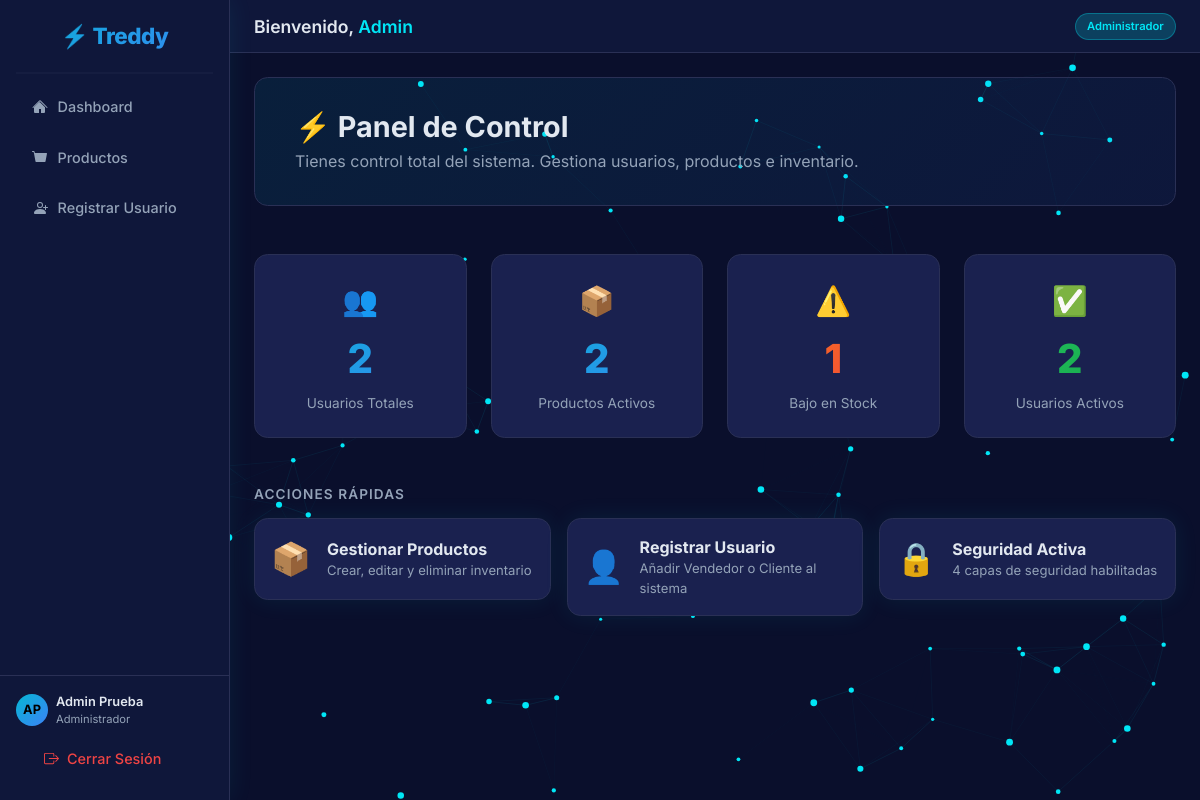
The page /usuarios/dashboard/ (signed in) on the database its author committed.
### usuarios/models.py (models this page shows, shortened)
class Usuario(AbstractUser):
    ROLES = (
        ('Administrador', 'Administrador'),
        ('Vendedor', 'Vendedor'),
        ('Cliente', 'Cliente'),
    )
    ESTADOS = (
        ('Activo', 'Activo'),
        ('Inactivo', 'Inactivo'),
        ('Pendiente', 'Pendiente'),
    )
    email = models.EmailField(unique=True, max_length=150)
    telefono = models.CharField(
        max_length=20,
        blank=True,
        null=True,
        validators=[RegexValidator(r'^\+?1?\d{9,15}$', 'El número de teléfono debe ingresarse en el formato: "+999999999". Hasta 15 dígitos permitidos.')]
    )
    tipo_usuario = models.CharField(max_length=20, choices=ROLES, default='Cliente')
    estado = models.CharField(max_length=20, choices=ESTADOS, default='Pendiente')
    USERNAME_FIELD = 'email'
    REQUIRED_FIELDS = ['username', 'first_name', 'last_name']

### usuarios/views.py (the view, shortened to what this page needs)
# urls.py: path('dashboard/', views.dashboard_view,            name='dashboard'),
@login_required
def dashboard_view(request):
    import json
    from django.db.models import Count
    from productos.models import Producto
    from .models import Usuario
    user = request.user
    is_ajax = request.headers.get('X-Requested-With') == 'XMLHttpRequest'
    context = {'user': user}
    if user.tipo_usuario == 'Administrador':
        full_tpl    = 'usuarios/dashboards/admin.html'
        partial_tpl = 'usuarios/dashboards/partials/admin.html'
        roles_qs = Usuario.objects.values('tipo_usuario').annotate(count=Count('tipo_usuario'))
        roles_labels = [item['tipo_usuario'] for item in roles_qs]
        roles_data = [item['count'] for item in roles_qs]
        estados_qs = Producto.objects.values('estado').annotate(count=Count('estado'))
        estados_labels = [item['estado'] for item in estados_qs]
        estados_data = [item['count'] for item in estados_qs]
        context.update({
            'total_usuarios':       Usuario.objects.count(),
            'usuarios_activos':     Usuario.objects.filter(estado='Activo').count(),
            'total_productos':      Producto.objects.filter(estado='activo').count(),
            'productos_bajo_stock': Producto.objects.filter(stock__lt=5).count(),
            'chart_roles_labels':   json.dumps(roles_labels),
            'chart_roles_data':     json.dumps(roles_data),
            'chart_estados_labels': json.dumps(estados_labels),
            'chart_estados_data':   json.dumps(estados_data),
        })
    template = partial_tpl if is_ajax else full_tpl
    return render(request, template, context)

### templates/usuarios/dashboards/admin.html (shortened to what this page needs)
{% extends 'base.html' %}
{% block content %}
<div class="mb-5" style="
    background: linear-gradient(135deg, rgba(0,230,246,0.08) 0%, rgba(59,130,246,0.08) 100%);
    border: 1px solid var(--treddy-border);
    border-radius: var(--treddy-radius);
    padding: 2rem 2.5rem;">
    <h2 class="fw-bold mb-1" style="font-size:1.8rem;">
        ⚡ Panel de Control
    </h2>
    <p style="color:var(--treddy-muted);margin-bottom:0;">
        Tienes control total del sistema. Gestiona usuarios, productos e inventario.
    </p>
</div>
<div class="row g-4 mb-5">
    <div class="col-6 col-lg-3">
        <div class="stat-card">
            <div style="font-size:1.8rem;margin-bottom:0.4rem;">👥</div>
            <div class="stat-value">{{ total_usuarios|default:"—" }}</div>
            <div class="stat-label">Usuarios Totales</div>
        </div>
    </div>
    <div class="col-6 col-lg-3">
        <div class="stat-card">
            <div style="font-size:1.8rem;margin-bottom:0.4rem;">📦</div>
            <div class="stat-value">{{ total_productos|default:"—" }}</div>
            <div class="stat-label">Productos Activos</div>
        </div>
    </div>
    <div class="col-6 col-lg-3">
        <div class="stat-card">
            <div style="font-size:1.8rem;margin-bottom:0.4rem;">⚠️</div>
            <div class="stat-value" style="background:linear-gradient(135deg,#f97316,#ef4444);-webkit-background-clip:text;-webkit-text-fill-color:transparent;">{{ productos_bajo_stock|default:"—" }}</div>
            <div class="stat-label">Bajo en Stock</div>
        </div>
    </div>
    <div class="col-6 col-lg-3">
        <div class="stat-card">
            <div style="font-size:1.8rem;margin-bottom:0.4rem;">✅</div>
            <div class="stat-value" style="background:linear-gradient(135deg,#22c55e,#16a34a);-webkit-background-clip:text;-webkit-text-fill-color:transparent;">{{ usuarios_activos|default:"—" }}</div>
            <div class="stat-label">Usuarios Activos</div>
        </div>
    </div>
</div>
<h5 class="fw-semibold mb-3" style="color:var(--treddy-muted);font-size:0.85rem;text-transform:uppercase;letter-spacing:0.08em;">
    Acciones Rápidas
</h5>
<div class="row g-3">
    <div class="col-md-4">
        <div class="card p-3" style="cursor:pointer;" onclick="loadSPA('{% url 'productos_list' %}')">
            <div class="d-flex align-items-center gap-3">
                <div style="font-size:2rem;">📦</div>
                <div>
                    <div class="fw-bold">Gestionar Productos</div>
                    <div style="color:var(--treddy-muted);font-size:0.82rem;">Crear, editar y eliminar inventario</div>
                </div>
            </div>
        </div>
    </div>
    <div class="col-md-4">
        <div class="card p-3" style="cursor:pointer;" onclick="loadSPA('{% url 'registro' %}')">
            <div class="d-flex align-items-center gap-3">
                <div style="font-size:2rem;">👤</div>
                <div>
                    <div class="fw-bold">Registrar Usuario</div>
                    <div style="color:var(--treddy-muted);font-size:0.82rem;">Añadir Vendedor o Cliente al sistema</div>
                </div>
            </div>
        </div>
    </div>
    <div class="col-md-4">
        <div class="card p-3">
            <div class="d-flex align-items-center gap-3">
                <div style="font-size:2rem;">🔒</div>
                <div>
                    <div class="fw-bold">Seguridad Activa</div>
                    <div style="color:var(--treddy-muted);font-size:0.82rem;">4 capas de seguridad habilitadas</div>
                </div>
            </div>
        </div>
    </div>
</div>
{% endblock %}

### templates/base.html (shortened to what this page needs)
<!DOCTYPE html>
<html lang="es-co">
<head>
    {% load static %}
    <link rel="stylesheet" href="{% static 'css/bootstrap.min.css' %}">
    <link rel="stylesheet" href="{% static 'css/vendor/sweetalert2.min.css' %}">
    <link rel="stylesheet" href="{% static 'css/vendor/nprogress.min.css' %}">
    <link rel="stylesheet" href="{% static 'css/custom.css' %}">
</head>
<body>
<div class="d-flex" style="min-height:100vh;">
    <nav class="sidebar d-flex flex-column" style="width:230px; min-width:230px; min-height:100vh; position:sticky; top:0;">
        <a class="sidebar-brand" href="{% url 'dashboard' %}">⚡ Treddy</a>
        <hr class="border-bottom mx-3 my-0">
        <ul class="nav flex-column flex-grow-1 mt-2 px-1">
            <li class="nav-item">
                <a class="nav-link spa-link" href="#" data-url="{% url 'dashboard' %}">
                    <svg width="16" height="16" fill="currentColor" viewBox="0 0 16 16"><path d="M8 3.293l5 5V13a1 1 0 0 1-1 1H9v-4H7v4H3a1 1 0 0 1-1-1V8.293l5-5z"/><path d="M7.293 1.5a1 1 0 0 1 1.414 0l6.647 6.646a.5.5 0 0 1-.708.708L8 2.207 1.354 8.854a.5.5 0 1 1-.708-.708L7.293 1.5z"/></svg>
                    Dashboard
                </a>
            </li>
            <li class="nav-item">
                <a class="nav-link spa-link" href="#" data-url="{% url 'productos_list' %}">
                    <svg width="16" height="16" fill="currentColor" viewBox="0 0 16 16"><path d="M0 1.5A.5.5 0 0 1 .5 1H2a.5.5 0 0 1 .485.379L2.89 3H14.5a.5.5 0 0 1 .491.592l-1.5 8A.5.5 0 0 1 13 12H4a.5.5 0 0 1-.491-.408L2.01 3.607 1.61 2H.5a.5.5 0 0 1-.5-.5z"/></svg>
                    Productos
                </a>
            </li>
            {% if user.tipo_usuario == 'Administrador' %}
            <li class="nav-item">
                <a class="nav-link spa-link" href="#" data-url="{% url 'registro' %}">
                    <svg width="16" height="16" fill="currentColor" viewBox="0 0 16 16"><path d="M8 8a3 3 0 1 0 0-6 3 3 0 0 0 0 6m2-3a2 2 0 1 1-4 0 2 2 0 0 1 4 0m4 8c0 1-1 1-1 1H3s-1 0-1-1 1-4 6-4 6 3 6 4"/><path d="M13.5 5a.5.5 0 0 1 .5.5V7h1.5a.5.5 0 0 1 0 1H14v1.5a.5.5 0 0 1-1 0V8h-1.5a.5.5 0 0 1 0-1H13V5.5a.5.5 0 0 1 .5-.5"/></svg>
                    Registrar Usuario
                </a>
            </li>
            {% endif %}
        </ul>
        <div class="px-3 py-3 border-top" style="border-color: var(--treddy-border) !important;">
            <div class="d-flex align-items-center gap-2 mb-2">
                <div style="width:32px;height:32px;border-radius:50%;background:var(--treddy-grad);display:flex;align-items:center;justify-content:center;font-weight:700;color:#000;font-size:0.8rem;flex-shrink:0;">
                    {{ user.first_name|slice:":1"|upper }}{{ user.last_name|slice:":1"|upper }}
                </div>
                <div style="overflow:hidden;">
                    <div style="font-size:0.8rem;font-weight:600;color:var(--treddy-text);white-space:nowrap;overflow:hidden;text-overflow:ellipsis;">
                        {{ user.first_name }} {{ user.last_name }}
                    </div>
                    <div style="font-size:0.7rem;color:var(--treddy-muted);">{{ user.tipo_usuario }}</div>
                </div>
            </div>
            <a class="nav-link text-danger d-flex align-items-center gap-2" href="{% url 'logout' %}">
                Cerrar Sesión
            </a>
        </div>
    </nav>
    <main class="flex-grow-1" style="overflow-x:hidden;">
        <div class="topbar d-flex justify-content-between align-items-center">
            <h1 class="mb-0">
                Bienvenido, <span style="color:var(--treddy-cyan);">{{ user.first_name }}</span>
            </h1>
            <span class="badge-role">{{ user.tipo_usuario }}</span>
        </div>
        <div id="spa-container" class="p-4">
            {% block content %}{% endblock %}
        </div>
    </main>
</div>
</body>
</html>

### static/css/custom.css (style rules this page uses)
:root { --treddy-bg: #0A0F2C; --treddy-panel: #0F173A; --treddy-card: #1a214f; --treddy-border: #2a3055; --treddy-cyan: #00E6F6; --treddy-cyan-dim: rgba(0, 230, 246, 0.20); --treddy-text: #e2e8f0; --treddy-muted: #94a3b8; --treddy-grad: linear-gradient(135deg, #06b6d4, #3b82f6); --treddy-radius: 0.85rem; --treddy-shadow: 0 0 24px rgba(0, 230, 246, 0.08); --bs-body-bg: var(--treddy-bg); --bs-body-color: var(--treddy-text); --bs-primary: #06b6d4; --bs-primary-rgb: 6, 182, 212; --bs-border-color: var(--treddy-border); --bs-card-bg: var(--treddy-card); --bs-font-sans-serif: 'Inter', Arial, Helvetica, sans-serif; }
*, *::before, *::after { box-sizing: border-box; }
body { background-color: var(--treddy-bg) !important; color: var(--treddy-text) !important; font-family: var(--bs-font-sans-serif) !important; }
.sidebar { background: var(--treddy-panel) !important; border-right: 1px solid var(--treddy-border) !important; box-shadow: var(--treddy-shadow) !important; }
.sidebar-brand { font-size: 1.4rem; font-weight: 800; letter-spacing: -0.5px; background: var(--treddy-grad); -webkit-background-clip: text; -webkit-text-fill-color: transparent; background-clip: text; padding: 1.2rem 1rem; display: block; text-align: center; }
.sidebar .nav-link { color: var(--treddy-muted) !important; padding: 0.75rem 1.25rem; border-radius: 0.6rem; margin: 0.15rem 0.5rem; font-size: 0.9rem; font-weight: 500; transition: all 0.2s ease; display: flex; align-items: center; gap: 0.6rem; text-decoration: none !important; }
.sidebar .nav-link.text-danger { color: #ef4444 !important; }
.topbar { background: var(--treddy-panel); border-bottom: 1px solid var(--treddy-border); padding: 0.8rem 1.5rem; }
.topbar h1 { font-size: 1.1rem; font-weight: 600; color: var(--treddy-text); }
.topbar .badge-role { font-size: 0.7rem; background: var(--treddy-cyan-dim); color: var(--treddy-cyan); border: 1px solid rgba(0, 230, 246, 0.3); padding: 0.25rem 0.7rem; border-radius: 50px; font-weight: 600; }
.card { background: var(--treddy-card) !important; border: 1px solid var(--treddy-border) !important; border-radius: var(--treddy-radius) !important; color: var(--treddy-text) !important; box-shadow: var(--treddy-shadow) !important; transition: transform 0.2s ease, box-shadow 0.2s ease !important; }
.text-danger { color: #fca5a5 !important; }
.stat-card { background: var(--treddy-card); border: 1px solid var(--treddy-border); border-radius: var(--treddy-radius); padding: 1.5rem; text-align: center; transition: all 0.2s; }
.stat-card .stat-value { font-size: 2.5rem; font-weight: 800; background: var(--treddy-grad); -webkit-background-clip: text; -webkit-text-fill-color: transparent; background-clip: text; }
.stat-card .stat-label { color: var(--treddy-muted); font-size: 0.85rem; margin-top: 0.25rem; }
.border-bottom { border-color: var(--treddy-border) !important; }

### rows shown on the page
Usuario: first_name "A", last_name "P", first_name "Admin", last_name "Prueba", tipo_usuario "Administrador"

### other values the page prints
{{ total_usuarios|default:"—" }} "2"
{{ total_productos|default:"—" }} "2"
{{ productos_bajo_stock|default:"—" }} "1"
{{ usuarios_activos|default:"—" }} "2"
